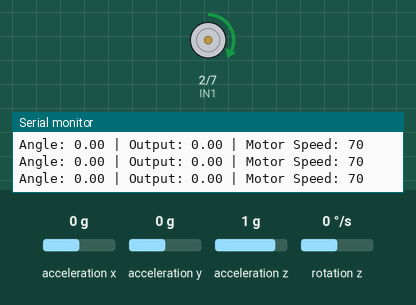
Simulated run of this sketch. Board: Arduino Uno, built with avr-gcc and run on an emulated ATmega328P. On the bench: motor-driver pin pairs drawn as motors (green arrow = first pin HIGH = forward, orange = second pin HIGH = backward, longer = more drive, scaled by the enable pin), the last lines printed to the serial monitor. Wiring (inferred from the names in the program): MPU-6050 motion sensor at I2C address 0x68. The test bench sets the inputs (shaded band); at power-on: rotation z 0 °/s, acceleration z 1 g, acceleration x 0 g, acceleration y 0 g.

Above: at 1.2 s.
1.3 s: rotation z set to -192 °/s
At 2.74 s:
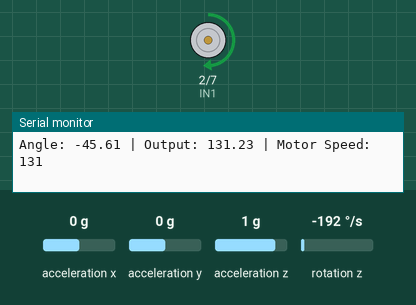
4.3 s: acceleration z set to 0.1 g
At 5.1 s:
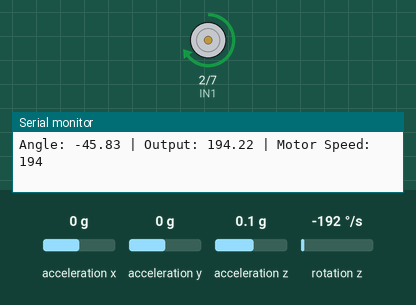
7.3 s: acceleration z set to -0.2 g
At 9.6 s:
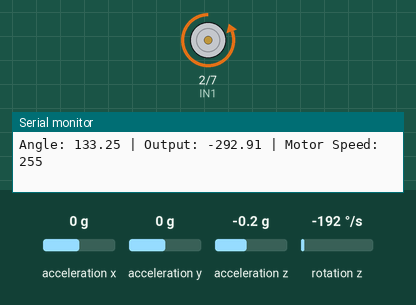
10.3 s: acceleration x set to -0.2 g
13.3 s: acceleration x set to 0 g
At 13.89 s:
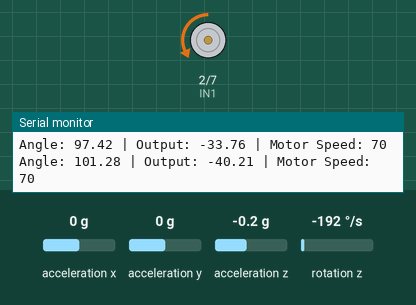
16.3 s: acceleration x set to -0.8 g
Timing chart, 0 to 19.1 s (numbered marks = the images above; inputs shaded):
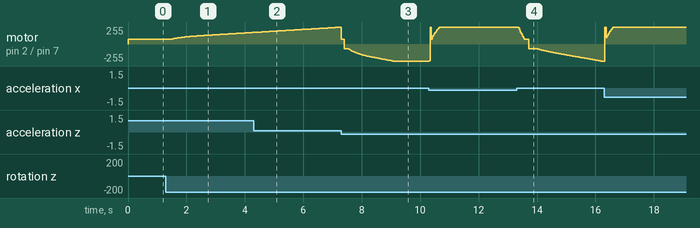

Measured:
- the behaviour switches between 0 and -0.1 g on acceleration z (found by bisection; images 2 and 3)
- after the input at 1.3 s, motor on pin 2 (IN1) / pin 7 (IN2): moves from forward 70/255 to forward 173/255 over 2.8 s, starting after 0.19 s
- after the input at 13.3 s, motor on pin 2 (IN1) / pin 7 (IN2): moves from forward 255/255 to backward 255/255 over 2.8 s, starting after 0.08 s

The sketch:

main_code.ino
```cpp
#include <Wire.h>

#define ENA 9
#define IN1 2
#define IN2 7

const int MPU_ADDR = 0x68;
float angle = 0.0;
float prevError = 0.0;
float integral = 0.0;
unsigned long lastTime = 0;

// PID coefficients (tune these)
float Kp = 2.2;
float Ki = 0.58;
float Kd = 0.21;

void setup() {
  Serial.begin(19200);
  pinMode(ENA, OUTPUT);
  pinMode(IN1, OUTPUT);
  pinMode(IN2, OUTPUT);
  Wire.begin();

  // Wake up MPU6050
  Wire.beginTransmission(MPU_ADDR);
  Wire.write(0x6B);
  Wire.write(0);
  Wire.endTransmission(true);

  // Optional DLPF config to reduce noise
  Wire.beginTransmission(MPU_ADDR);
  Wire.write(0x1A);
  Wire.write(0x03);
  Wire.endTransmission(true);

  lastTime = micros();
}

void loop() {
  // Time calculation
  unsigned long currentTime = micros();
  float dt = (currentTime - lastTime) / 1000000.0;
  lastTime = currentTime;

  // Read accelerometer and gyro
  int16_t accX, accZ, gyroZ;
  Wire.beginTransmission(MPU_ADDR);
  Wire.write(0x3B);
  Wire.endTransmission(false);
  Wire.requestFrom(MPU_ADDR, 6);
  accX = Wire.read() << 8 | Wire.read(); // X
  Wire.read(); Wire.read();              // skip Y
  accZ = Wire.read() << 8 | Wire.read(); // Z

  Wire.beginTransmission(MPU_ADDR);
  Wire.write(0x47);
  Wire.endTransmission(false);
  Wire.requestFrom(MPU_ADDR, 2);
  gyroZ = Wire.read() << 8 | Wire.read();

  // Compute accelerometer angle (sideways tilt)
  float accelAngle = atan2(accX, accZ) * 180.0 / PI;

  // Gyro rate in deg/sec
  float gyroRate = gyroZ / 131.0;

  // Complementary filter
  angle = 0.90 * (angle + gyroRate * dt) + 0.1 * accelAngle;

  // PID control
  float setpoint = 0.0;
  float error = setpoint - angle;
  integral += error * dt;
  float derivative = (error - prevError) / dt;
  float output = Kp * error + Ki * integral + Kd * derivative;
  prevError = error;

  // Set motor direction
  if (output < 0) {
    digitalWrite(IN1, LOW);
    digitalWrite(IN2, HIGH);
  } else {
    digitalWrite(IN1, HIGH);
    digitalWrite(IN2, LOW);
  }

  // Set motor speed (minimum 70 to overcome dead zone)
  int motorSpeed = constrain(abs(output), 70, 255);
  analogWrite(ENA, motorSpeed);

  // Debug output
  Serial.print("Angle: ");
  Serial.print(angle);
  Serial.print(" | Output: ");
  Serial.print(output);
  Serial.print(" | Motor Speed: ");
  Serial.println(motorSpeed);
}
```
